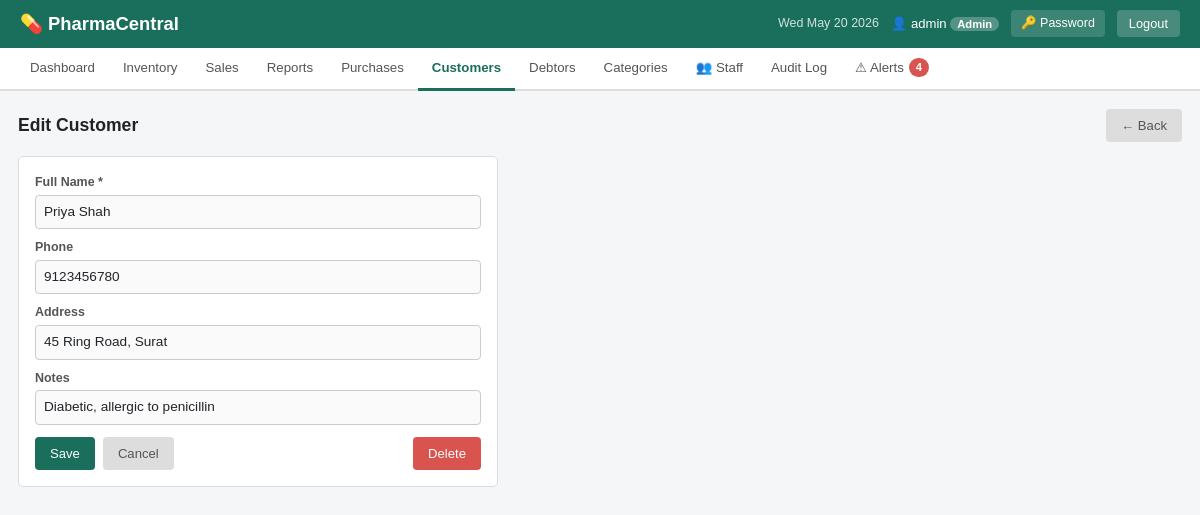
Screenshot of /customers/2/edit/ (signed in) with the database file from the repository.
### inventory/models.py (models this page shows, shortened)
class Customer(models.Model):
    name = models.CharField(max_length=200)
    phone = models.CharField(max_length=20, blank=True)
    address = models.TextField(blank=True)
    notes = models.TextField(blank=True)
    created_at = models.DateTimeField(auto_now_add=True)
    class Meta:
        ordering = ['name']

### inventory/views.py (the view)
# urls.py: path('customers/<int:pk>/edit/',    views.customer_edit,   name='customer_edit'),
@login_required
def customer_edit(request, pk):
    customer = get_object_or_404(Customer, pk=pk)
    if request.method == 'POST':
        form = CustomerForm(request.POST, instance=customer)
        if form.is_valid():
            form.save()
            log_action(request, 'UPDATE', customer)
            messages.success(request, 'Customer updated.')
            return redirect('customer_list')
    else:
        form = CustomerForm(instance=customer)
    ctx = base_ctx(request)
    ctx.update({'form': form, 'customer': customer})
    return render(request, 'inventory/customer_form.html', ctx)

### inventory/forms.py
class CustomerForm(forms.ModelForm):
    class Meta:
        model = Customer
        fields = ['name', 'phone', 'address', 'notes']
        widgets = {
            'name':    forms.TextInput(attrs={'class': 'form-control', 'placeholder': 'Patient full name'}),
            'phone':   forms.TextInput(attrs={'class': 'form-control', 'placeholder': 'Contact number'}),
            'address': forms.TextInput(attrs={'class': 'form-control', 'placeholder': 'Address'}),
            'notes':   forms.TextInput(attrs={'class': 'form-control', 'placeholder': 'Allergies, conditions...'}),
        }

### inventory/views.py (called while the page is built)
def is_admin(user):
    return user.is_authenticated and (user.is_superuser or user.is_staff)

def base_ctx(request):
    return {'alert_count': len(build_alerts()), 'is_admin': is_admin(request.user)}

### inventory/templates/inventory/customer_form.html (shortened to what this page needs)
{% extends 'inventory/base.html' %}
{% block content %}
<div class="page-header">
  <h2 class="page-title">Edit Customer</h2>
  <a href="{% url 'customer_list' %}" class="btn" style="background:#ddd;color:#555">← Back</a>
</div>
<div class="form-box" style="max-width:480px">
  <form method="post">
    <div class="form-group" style="margin-bottom:9px"><label>Full Name *</label>{{ form.name }}</div>
    <div class="form-group" style="margin-bottom:9px"><label>Phone</label>{{ form.phone }}</div>
    <div class="form-group" style="margin-bottom:9px"><label>Address</label>{{ form.address }}</div>
    <div class="form-group" style="margin-bottom:12px"><label>Notes</label>{{ form.notes }}</div>
    <div style="display:flex;gap:8px">
      <button type="submit" class="btn btn-green">Save</button>
      <a href="{% url 'customer_list' %}" class="btn" style="background:#ddd;color:#555">Cancel</a>
      <a href="{% url 'customer_delete' customer.pk %}" class="btn btn-red" style="margin-left:auto">Delete</a>
    </div>
  </form>
</div>
{% endblock %}

### inventory/templates/inventory/base.html (shortened to what this page needs)
<!DOCTYPE html>
<html lang="en">
<head>
{% load static %}
<link href="https://cdn.jsdelivr.net/npm/bootstrap@5.3.3/dist/css/bootstrap.min.css" rel="stylesheet">
<link rel="stylesheet" href="{% static 'css/style.css' %}?v=20260319">
</head>
<body>
<header>
  <div class="header-left">
    <span class="logo">💊 PharmaCentral</span>
  </div>
  <div class="header-right">
    <span class="date-display" id="headerDate"></span>
    {% if user.is_authenticated %}
      <span class="user-info">
        👤 {{ user.username }}
        {% if user.is_staff or user.is_superuser %}
          <span class="role-badge">Admin</span>
        {% else %}
          <span class="role-badge salesperson">Staff</span>
        {% endif %}
      </span>
      <a href="{% url 'change_password' %}" class="btn-header">🔑 Password</a>
      <a href="{% url 'logout' %}" class="btn-logout">Logout</a>
    {% endif %}
  </div>
</header>
{% if user.is_authenticated %}
<nav class="main-nav">
  <a href="{% url 'dashboard' %}"      class="nav-link {% if request.resolver_match.url_name == 'dashboard' %}active{% endif %}">Dashboard</a>
  <a href="{% url 'inventory_list' %}" class="nav-link {% if 'inventory' in request.resolver_match.url_name or request.resolver_match.url_name == 'drug_add' %}active{% endif %}">Inventory</a>
  <a href="{% url 'sales_list' %}"     class="nav-link {% if request.resolver_match.url_name == 'sales_list' %}active{% endif %}">Sales</a>
  <a href="{% url 'sales_report' %}"   class="nav-link {% if 'sales_report' in request.resolver_match.url_name %}active{% endif %}">Reports</a>
  <a href="{% url 'purchase_list' %}"  class="nav-link {% if 'purchase' in request.resolver_match.url_name %}active{% endif %}">Purchases</a>
  <a href="{% url 'customer_list' %}"  class="nav-link {% if 'customer' in request.resolver_match.url_name %}active{% endif %}">Customers</a>
  <a href="{% url 'debtor_list' %}"    class="nav-link {% if 'debtor' in request.resolver_match.url_name %}active{% endif %}">Debtors</a>
  {% if is_admin %}
  <a href="{% url 'category_list' %}"  class="nav-link {% if 'category' in request.resolver_match.url_name %}active{% endif %}">Categories</a>
  <a href="{% url 'staff_list' %}"     class="nav-link {% if 'staff' in request.resolver_match.url_name %}active{% endif %}">👥 Staff</a>
  <a href="{% url 'audit_log' %}"      class="nav-link {% if request.resolver_match.url_name == 'audit_log' %}active{% endif %}">Audit Log</a>
  {% endif %}
  <a href="{% url 'alerts' %}" class="nav-link {% if request.resolver_match.url_name == 'alerts' %}active{% endif %}">
    ⚠ Alerts{% if alert_count %} <span class="alert-badge">{{ alert_count }}</span>{% endif %}
  </a>
</nav>
{% endif %}
<div class="main-content">
  {% block content %}{% endblock %}
</div>
</body>
</html>

### static/css/style.css (style rules this page uses)
* { box-sizing: border-box; margin: 0; padding: 0; }
body { font-family: Arial, sans-serif; background: #f4f6f8; color: #333; font-size: 14px; }
header { background: #1a6e5c; color: white; padding: 10px 20px; display: flex; align-items: center; justify-content: space-between; flex-wrap: wrap; gap: 8px; }
.logo { font-size: 1.15rem; font-weight: bold; }
.header-right { display: flex; align-items: center; gap: 12px; flex-wrap: wrap; }
.date-display { font-size: 0.78rem; opacity: 0.8; }
.user-info { font-size: 0.82rem; }
.role-badge { background: rgba(255,255,255,0.25); padding: 1px 7px; border-radius: 10px; font-size: 0.7rem; font-weight: bold; }
.btn-header { background: rgba(255,255,255,0.15); color: white; padding: 4px 10px; border-radius: 4px; text-decoration: none; font-size: 0.78rem; }
.btn-logout { background: rgba(255,255,255,0.2); color: white; padding: 4px 12px; border-radius: 4px; text-decoration: none; font-size: 0.8rem; }
.main-nav { background: #fff; border-bottom: 2px solid #ddd; display: flex; flex-wrap: wrap; padding: 0 16px; }
.nav-link { padding: 10px 14px; text-decoration: none; font-size: 0.83rem; color: #555; border-bottom: 3px solid transparent; margin-bottom: -2px; display: inline-flex; align-items: center; gap: 5px; }
.nav-link.active { color: #1a6e5c; border-bottom-color: #1a6e5c; font-weight: bold; }
.alert-badge { background: #d9534f; color: white; border-radius: 10px; padding: 1px 7px; font-size: 0.7rem; font-weight: bold; }
.main-content { padding: 18px; max-width: 1200px; margin: 0 auto; }
.page-title { font-size: 1.1rem; font-weight: bold; color: #222; margin-bottom: 14px; }
.page-header { display: flex; align-items: center; justify-content: space-between; margin-bottom: 14px; }
.page-header .page-title { margin-bottom: 0; }
.form-box { background: #fff; border: 1px solid #ddd; border-radius: 5px; padding: 16px; margin-bottom: 16px; }
.form-group { display: flex; flex-direction: column; gap: 3px; flex: 1; min-width: 130px; }
.form-group label { font-size: 0.78rem; color: #555; font-weight: bold; }
.form-control { padding: 6px 8px; border: 1px solid #ccc; border-radius: 4px; font-size: 0.85rem; font-family: Arial, sans-serif; background: #fafafa; width: 100%; }
.btn { padding: 7px 15px; border: none; border-radius: 4px; cursor: pointer; font-size: 0.82rem; font-family: Arial, sans-serif; text-decoration: none; display: inline-block; }
.btn-green { background: #1a6e5c; color: #fff; }
.btn-red { background: #d9534f; color: #fff; }

### rows the page displays
Customer: name "Priya Shah", phone "9123456780", address "45 Ring Road, Surat", notes "Diabetic, allergic to penicillin"

### other values shown
{{ user.username }} "admin"
{{ alert_count }} "4"
